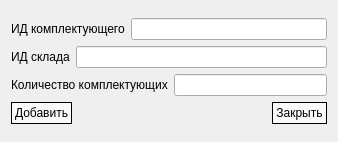
<?xml version="1.0" encoding="UTF-8"?>
<ui version="4.0">
 <class>AddWarehouseComponentDialog</class>
 <widget class="QDialog" name="AddWarehouseComponentDialog">
  <property name="geometry">
   <rect>
    <x>0</x>
    <y>0</y>
    <width>336</width>
    <height>142</height>
   </rect>
  </property>
  <property name="windowTitle">
   <string>Dialog</string>
  </property>
  <layout class="QVBoxLayout" name="verticalLayout_2">
   <item>
    <layout class="QVBoxLayout" name="verticalLayout">
     <item>
      <layout class="QHBoxLayout" name="horizontalLayout_7">
       <property name="spacing">
        <number>6</number>
       </property>
       <item>
        <widget class="QLabel" name="label_5">
         <property name="text">
          <string>ИД комплектующего</string>
         </property>
        </widget>
       </item>
       <item>
        <widget class="QLineEdit" name="inputComponentId"/>
       </item>
      </layout>
     </item>
     <item>
      <layout class="QHBoxLayout" name="horizontalLayout_4">
       <property name="spacing">
        <number>6</number>
       </property>
       <item>
        <widget class="QLabel" name="label_2">
         <property name="text">
          <string>ИД склада</string>
         </property>
        </widget>
       </item>
       <item>
        <widget class="QLineEdit" name="inputWarehouseId"/>
       </item>
      </layout>
     </item>
     <item>
      <layout class="QHBoxLayout" name="horizontalLayout_6">
       <property name="spacing">
        <number>6</number>
       </property>
       <item>
        <widget class="QLabel" name="label_4">
         <property name="text">
          <string>Количество комплектующих</string>
         </property>
        </widget>
       </item>
       <item>
        <widget class="QLineEdit" name="inputAmount"/>
       </item>
      </layout>
     </item>
     <item>
      <layout class="QHBoxLayout" name="horizontalLayout_2">
       <property name="spacing">
        <number>200</number>
       </property>
       <item>
        <widget class="QPushButton" name="buttonAddWarehouseComponent">
         <property name="styleSheet">
          <string notr="true">QPushButton
{
background-color: rgb(250, 250, 250);
border: 1px solid black;
padding: 3px;
}

QPushButton:pressed
{
background-color: rgb(240, 240, 240);
}

QPushButton:hover:!pressed
{
background-color: rgb(240, 240, 240);
}</string>
         </property>
         <property name="text">
          <string>Добавить</string>
         </property>
        </widget>
       </item>
       <item>
        <widget class="QPushButton" name="buttonCloseDialog">
         <property name="styleSheet">
          <string notr="true">QPushButton
{
background-color: rgb(250, 250, 250);
border: 1px solid black;
padding: 3px;
}

QPushButton:pressed
{
background-color: rgb(240, 240, 240);
}

QPushButton:hover:!pressed
{
background-color: rgb(240, 240, 240);
}</string>
         </property>
         <property name="text">
          <string>Закрыть</string>
         </property>
        </widget>
       </item>
      </layout>
     </item>
    </layout>
   </item>
  </layout>
 </widget>
 <resources/>
 <connections>
  <connection>
   <sender>AddWarehouseComponentDialog</sender>
   <signal>finished(int)</signal>
   <receiver>AddWarehouseComponentDialog</receiver>
   <slot>deleteLater()</slot>
   <hints>
    <hint type="sourcelabel">
     <x>167</x>
     <y>70</y>
    </hint>
    <hint type="destinationlabel">
     <x>167</x>
     <y>70</y>
    </hint>
   </hints>
  </connection>
  <connection>
   <sender>buttonCloseDialog</sender>
   <signal>clicked()</signal>
   <receiver>AddWarehouseComponentDialog</receiver>
   <slot>deleteLater()</slot>
   <hints>
    <hint type="sourcelabel">
     <x>297</x>
     <y>118</y>
    </hint>
    <hint type="destinationlabel">
     <x>167</x>
     <y>70</y>
    </hint>
   </hints>
  </connection>
 </connections>
</ui>
